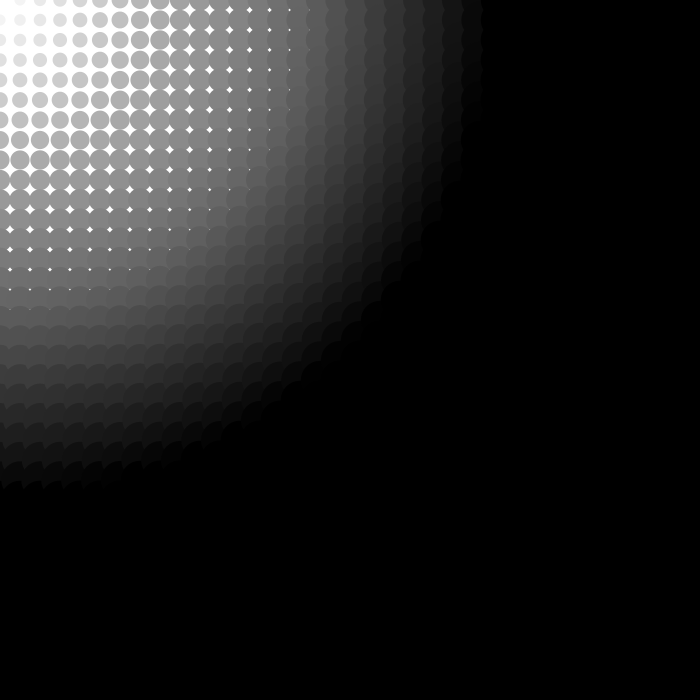
Frame 1 (no input)
Frame 60 (the mouse pressed at the canvas centre just before this capture): identical to frame 1, image omitted
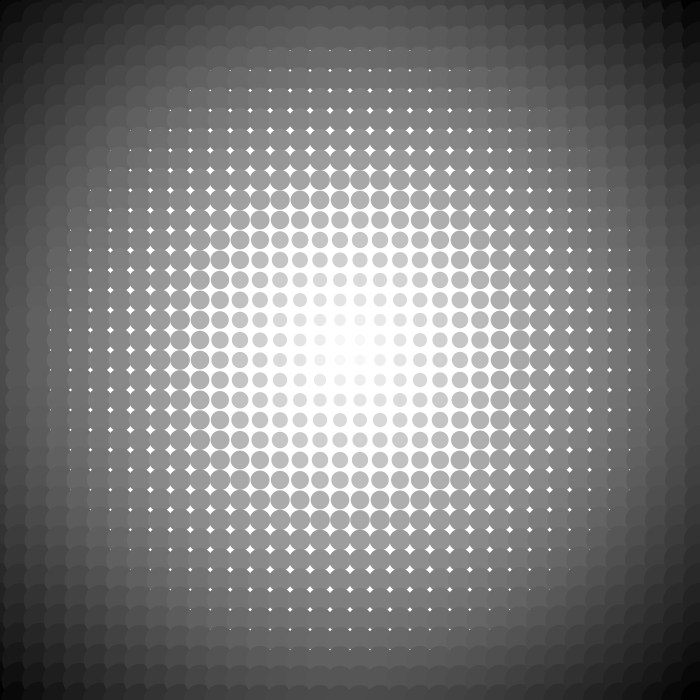
Frame 120 (the mouse held since frame 60 and released just before this capture)

The Processing sketch that drew these frames (run headless with seeded random() and noise(); from frame 60 on, the mouse is pressed at the canvas centre):

// Processing sketch: sketch_170927f
// ── sketch_170927f.pde
void setup(){
  size(700, 700); 
  noStroke(); 
}

void draw(){
  background(255); 
  
  for (int i = 0; i <=width; i += width/35){
    for (int j = 0; j <= height; j += height/35){
      //figure out distance between mouseX, mouseY
      //and our ellipses 
      float dist = dist(mouseX, mouseY, i, j); 
      
      float c = map(dist, 0, 500, 255, 0); 
      float s = map(dist, 0, width, 10, 50); 
      
      fill(c); 
      ellipse(i, j, s, s);   
    }
  }
}
